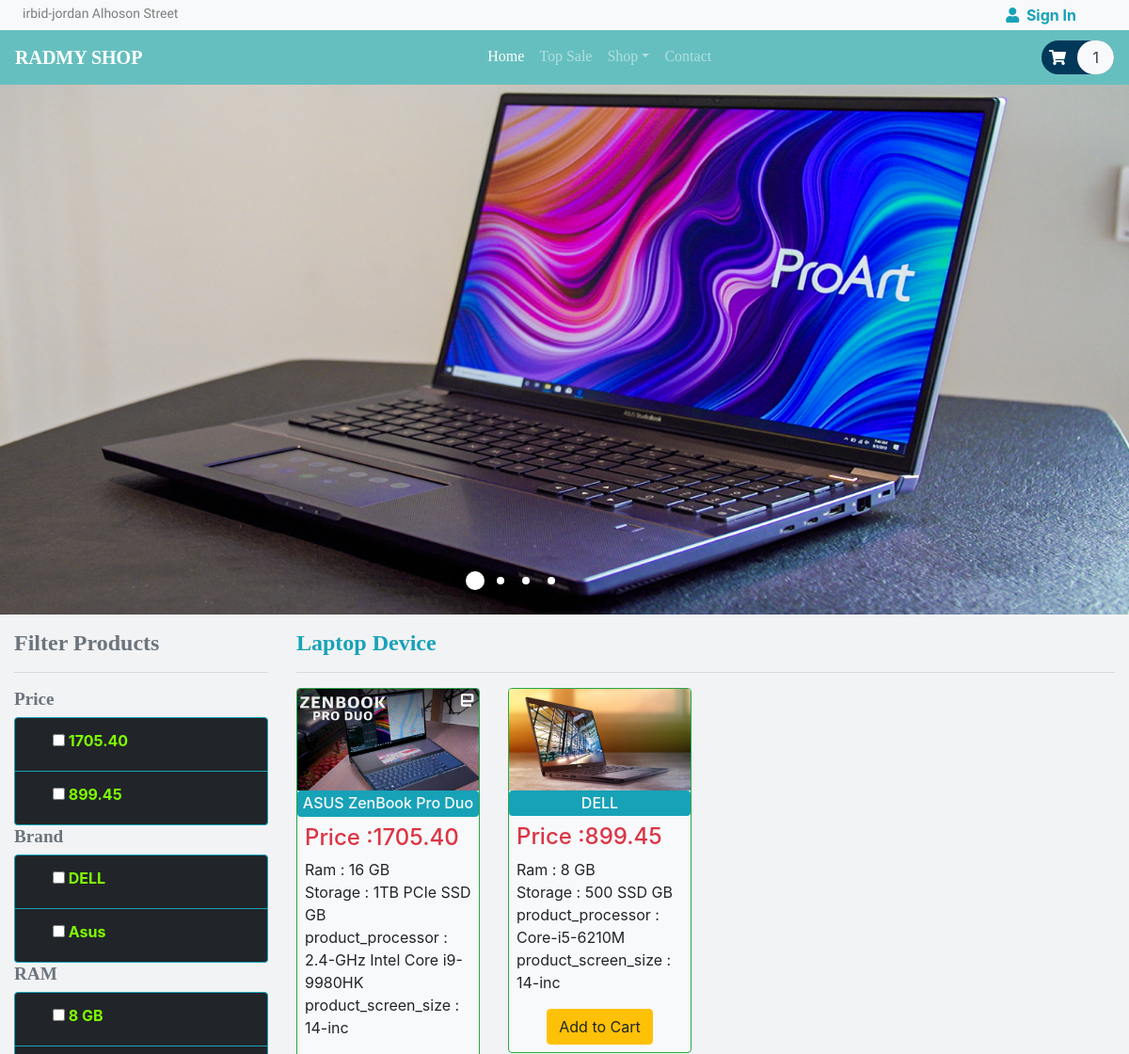
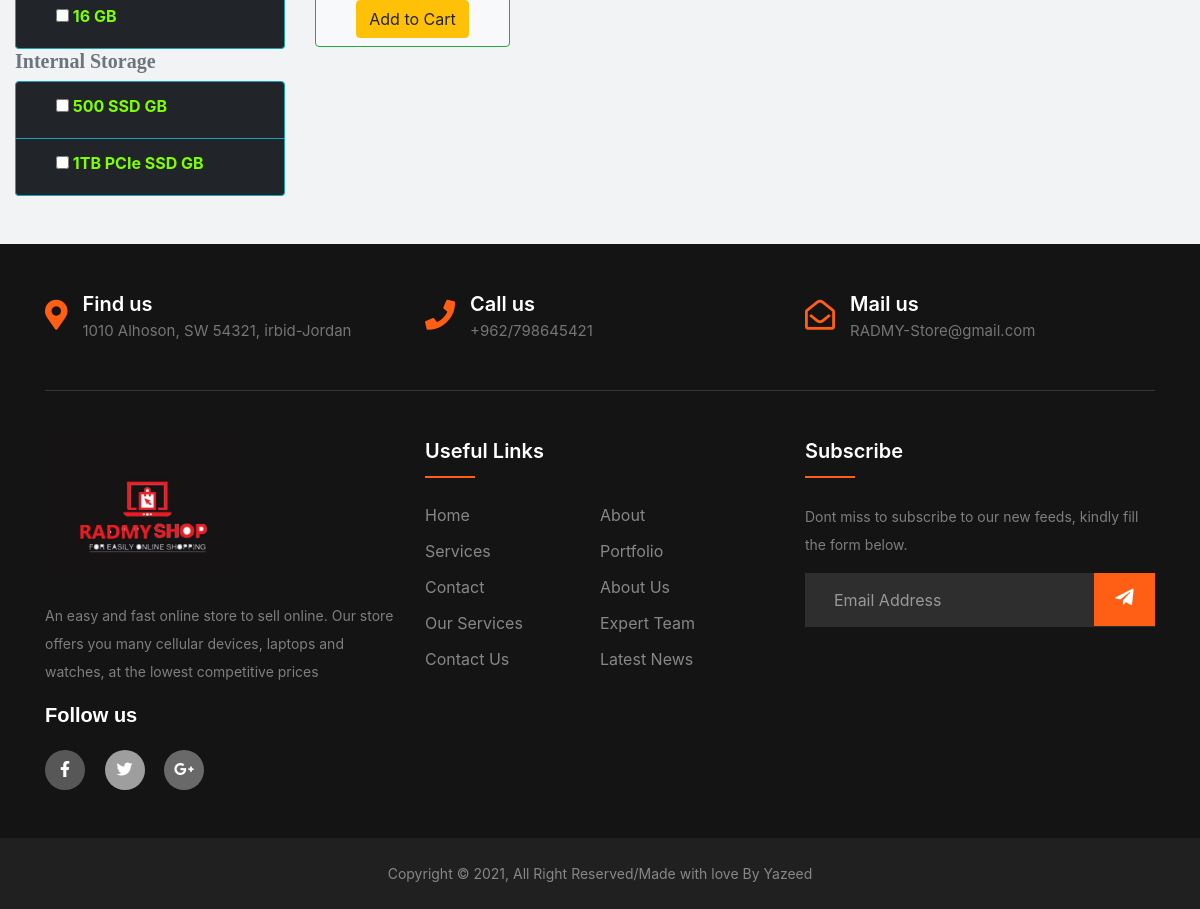
The page /LaptopPage.php on the database its author committed (2 pictures, top to bottom).
### tables this page shows
CREATE TABLE `all_products` (
  `product_id` int(11) NOT NULL,
  `product_name` varchar(150) NOT NULL,
  `product_type` enum('M','L','W') NOT NULL,
  `product_position` char(5) NOT NULL,
  `category` varchar(20) NOT NULL,
  `for_Model` varchar(100) NOT NULL,
  `product_brand` varchar(100) NOT NULL,
  `product_old_price` double(10,2) NOT NULL,
  `product_new_price` double(10,2) NOT NULL,
  `product_ram` char(5) NOT NULL,
  `product_storage` varchar(100) NOT NULL,
  `product_camera` varchar(100) NOT NULL,
  `product_screen_size` varchar(150) NOT NULL,
  `product_processor` varchar(150) NOT NULL,
  `product_image` varchar(255) NOT NULL,
  `product_register` datetime DEFAULT current_timestamp()
);

### DataBase/All_Proudects.php (called while the page is built, shortened)
<?php
class All_Proudects
{
    public $db = null;
    public function __construct(dbController $db)
    {
        $this->db = $db;
    }
    public function getData($table = 'all_products'){
        $result = $this->db->con->query("SELECT * FROM {$table}");
        $resultArray = array();
        while ($item = mysqli_fetch_array($result, MYSQLI_ASSOC)){
            $resultArray[] = $item;
        }
        return $resultArray;
    }
}

### DataBase/dbController.php (called while the page is built, shortened)
<?php
class dbController{
    protected $host = 'localhost';
    protected $user = 'root';
    protected $password = '';
    protected $database = "online_shope";
    public function __construct()
    {
        $this->con = mysqli_connect($this->host, $this->user, $this->password, $this->database);
    }
}

### functions.php (called while the page is built, shortened)
<?php
  require ('DataBase/dbController.php');
  require ('DataBase/All_Proudects.php');
  require ('DataBase/Cart.php');
  $db = new dbController();
  $Proudects = new All_Proudects($db);
  $Cart = new Cart($db);
?>

### DataBase/Cart.php (called while the page is built, shortened)
<?php
class Cart
{
    public function getCartId($cartArray = null, $key = "product_id"){
        if ($cartArray != null){
            $cart_id = array_map(function ($value) use($key){
                return $value[$key];
            }, $cartArray);
                return $cart_id;
        }
    }
}

### LaptopPage.php (the view, shortened to what this page needs)
<!DOCTYPE html>
<html lang="en">
<head>
    <link rel="stylesheet" href="https://stackpath.bootstrapcdn.com/bootstrap/4.5.2/css/bootstrap.min.css">
    <link rel="stylesheet" href="https://cdnjs.cloudflare.com/ajax/libs/OwlCarousel2/2.3.4/assets/owl.carousel.min.css" />
    <link rel="stylesheet" href="https://cdnjs.cloudflare.com/ajax/libs/OwlCarousel2/2.3.4/assets/owl.theme.default.min.css" />
    <link rel="stylesheet" type="text/css" href="//cdn.jsdelivr.net/npm/slick-carousel@1.8.1/slick/slick.css"/>
    <link rel="stylesheet" href="https://cdnjs.cloudflare.com/ajax/libs/font-awesome/5.14.0/css/all.min.css" />
    <link rel="stylesheet" href="Style/StyleCss.css">
<?php
require_once ('functions.php');
  $conn = new mysqli("localhost", "root", "","online_shope");
?>
</head>
<body data-spy="scroll" data-target=".navbar" data-offset="50">
<div id="demo-content">
<header id="header">
 <div class="strip d-flex justify-content-between px-4 py-1 bg-light">
 <p class="text-black-50" style="font-size:14px;margin:0px; font-family: 'Kiwi Maru', serif;"  >irbid-jordan Alhoson Street </p>
     <?php
     $result = '';
     if(isset($_SESSION["login_user"])){
         $result .= '
                <div class="sub-menu-parent mr-5">
                   <span class="px-3 font-weight-bold text-info" style="cursor: pointer;"><i class="fa fa-user lazyloaded"></i>&nbsp; Welcome/'.getUserName().'</span>
                   <div class="sub-menu bg-light" style="width: 135%;">
                       <div> <a href="UserLogIn/LogOut.php" class="px-3  font-weight-bold text-info"><i class="fas fa-sign-out-alt"></i> &nbsp;LogOut</a></div>
                       <div> <a href="WishlistPage.php" class="px-3  font-weight-bold text-info"><i class="fas fa-heart"></i> &nbsp;Favorite('.count($Proudects->getData('wishlist')).')</a></div>
                   </div>
               </div>
         ';
     }else{
         $result .= '
               <div class="sub-menu-parent mr-3">
                   <span class="px-3 font-weight-bold text-info" style="cursor: pointer;"><i class="fa fa-user lazyloaded"></i>&nbsp; Sign In</span>
                   <div class="sub-menu bg-light" style="width: 135%;">
                       <div> <a href="UserLogIn/index.php" class="font-weight-bold text-info"><i class="fas fa-sign-in-alt"></i>&nbsp;LogIn/Register</a></div>
                       <div> <a href="WishlistPage.php" class="px-3 font-weight-bold text-info"><i class="fas fa-heart"></i> &nbsp;Favorite('.count($Proudects->getData('wishlist')).')</a></div>
                   </div>
               </div>
         ';
     }
     echo $result;
     ?>
</div>
<section id="nav-bar">
<nav id="navbar_top" class="navbar navbar-inverse navbar-expand-lg navbar-dark" style="background-color:#66BFBF;" >
  <a class="navbar-brand font-weight-bold" style="font-family:Rubik;" href="index.php" >RADMY SHOP</a>
  <div class="collapse navbar-collapse" id="navbarNav">
    <ul class="navbar-nav m-auto" style="font-family:Rubik;" >
      <li class="nav-item active">
        <a class="nav-link cool-Link" href="index.php">Home</a>
      </li>
      <li class="nav-item">
        <a class="nav-link cool-Link" href="#top-sale">Top Sale</a>
      </li>
        <li class="nav-item sub-menu-parent">
            <a class="nav-link dropdown-toggle" href="" id="navbar_drop">Shop</a>
        </li>
      <li class="nav-item">
        <a class="nav-link cool-Link" href="#footer">Contact</a>
      </li>
    </ul>
      <form action="#" class="font-size-14 font-rale">
        <a href="CartPage.php" class="py-2 rounded-pill" style="background-color:#003859;" >
        <span class="font-size-16 px-2 text-white"><i class="fas fa-shopping-cart"></i></span>
        <span class="px-3 py-2 rounded-pill text-dark bg-light"><?php echo count($Proudects->getData('cart')); ?></span>
        </a>
       </form>
  </div>
</nav>
</section>
</header>
<main>
   <?php include ("Template/Photo_Slider_template.php");?>
<div class="container-fluid mb-5 mt-3">
     <div class="row">
         <div class="col-lg-3">
			 <h4 class="text-secondary font-weight-bold" style="text-size:1.6rem; font-family: 'Lobster', cursive;">Filter Products</h4>
			 <hr>
		     <h5 class="text-secondary font-weight-bold" style="font-size: 1.2rem; font-family: 'Bebas Neue', cursive;">Price</h5>
             <ul class="list-group">
                 <?php
                 $statement = "SELECT DISTINCT(product_new_price) FROM all_products WHERE product_type = 'L' ORDER BY product_new_price DESC";
                 $result = $conn->query($statement);
                 while ($row=$result->fetch_assoc()){
                     ?>
                     <li class="list-group-item">
                         <div class="form-check">
                             <label >
                                 <input type="checkbox" class="Price product_check_L" value="<?php echo $row['product_new_price']; ?>" > <?php echo $row['product_new_price']; ?>
                             </label>
                         </div>
                     </li>
                 <?php }?>
             </ul>
            <h5 class="text-secondary font-weight-bold" style="font-size: 1.2rem; font-family: 'Bebas Neue', cursive;">Brand</h5>
               <ul class="list-group">
				 <?php
				    $statement = "SELECT DISTINCT(product_brand) FROM all_products WHERE product_type = 'L' ORDER BY product_brand DESC";
				    $result = $conn->query($statement);
				    while ($row=$result->fetch_assoc()){
                  ?>
                   <li class="list-group-item">
                     <div class="form-check">
                        <label >
                        <input type="checkbox" class="brand product_check_L" value="<?php echo $row['product_brand']; ?>" > <?php echo $row['product_brand']; ?>
                        </label>
                     </div>
                    </li>
                  <?php }?>
               </ul>
            <h5 class="text-secondary font-weight-bold" style="font-size: 1.2rem; font-family: 'Bebas Neue', cursive;">RAM</h5>
               <ul class="list-group">
				 <?php
				    $statement = "SELECT DISTINCT(product_ram) FROM all_products WHERE product_type = 'L' ORDER BY product_ram DESC";
				    $result = $conn->query($statement);
				    while ($row=$result->fetch_assoc()){
                  ?>
                   <li class="list-group-item">
                     <div class="form-check">
                        <label >
                        <input type="checkbox" class="ram product_check_L" value="<?php echo $row['product_ram']; ?>" > <?php echo $row['product_ram']; ?> GB
                        </label>
                     </div>
                    </li>
                  <?php }?>
               </ul>
            <h5 class="text-secondary font-weight-bold" style="font-family: 'Bebas Neue', cursive;">Internal Storage</h5>
               <ul class="list-group">
				 <?php
				    $statement = "SELECT DISTINCT(product_storage) FROM all_products WHERE product_type = 'L' ORDER BY product_storage DESC";
				    $result = $conn->query($statement);
				    while ($row=$result->fetch_assoc()){
                  ?>
                   <li class="list-group-item">
                     <div class="form-check">
                        <label >
                        <input type="checkbox" class="storage product_check_L" value="<?php echo $row['product_storage']; ?>"> <?php echo $row['product_storage']; ?> GB
                        </label>
                     </div>
                    </li>
                  <?php }?>
               </ul>
         </div>
          <div class="col-lg-9">
            <h4 class="text-info font-weight-bold" style="font-family: 'Dela Gothic One', cursive;">Laptop Device</h4>
            <hr>
			 <div class="row" id="result_L">
			   <?php
			     $statement = "SELECT * FROM all_products WHERE product_type = 'L'";
			     $result = $conn->query($statement);
			     while ($row=$result->fetch_assoc()){
			   ?>
			   <div class="col-md-3 mb-2">
			     <div class="item border border-success bg-light rounded">
			      <div class="product">
			        <img alt="img" src="<?php echo $row['product_image'] ?? "img/products/1.png";?>" class="card-img-top">
			        <div class="text-center">
			         <h6 class="text-light text-center p-1 rounded bg-info"><?php echo $row['product_name'];?></h6>
			        </div>
			        <div class="mt-2 ml-2">
			         <h4 class="text-danger">Price :<?php echo $row['product_new_price'];?></h4>
			         <p>
			           Ram : <?php echo $row['product_ram'];?> GB <br>
			           Storage : <?php echo $row['product_storage'];?> GB <br>
			           product_processor : <?php echo $row['product_processor'];?> <br>
			           product_screen_size : <?php echo $row['product_screen_size'];?> <br>
			         </p>
			        </div>
			        <div class="text-center mb-2">
                        <form method="post">
                            <?php
                            if (in_array($row['product_id'], $Cart->getCartId($Proudects->getData('cart')) ?? [])){
                                echo '<button type="submit" disabled class="btn btn-success font-size-12">In the Cart</button>';
                            }else{
                                echo '<button type="submit" name="LaptopDevice_submit" class="btn btn-warning font-size-12 add_to_cart">Add to Cart</button>';
                            }
                            ?>
                        </form>
			        </div>
			      </div>
			     </div>
			   </div>
			   <?php }?>
			 </div>
          </div>
        </div>
    </div>
<?php
  include 'footer.php';
?>

### rows shown on the page
all_products: product_image (picture), product_name "ASUS ZenBook Pro Duo", product_new_price "1705.40", product_ram "16", product_storage "1TB PCIe SSD", product_processor "2.4-GHz Intel Core i9-9980HK", product_screen_size "14-inc", shows "Add to Cart"
all_products: product_image (picture), product_name "DELL", product_new_price "899.45", product_ram "8", product_storage "500 SSD", product_processor "Core-i5-6210M", product_screen_size "14-inc", shows "Add to Cart"

### other values the page prints
count($Proudects->getData('cart')) "1"
$row['product_new_price'] "1705.40"
$row['product_new_price'] "899.45"
$row['product_brand'] "DELL"
$row['product_brand'] "Asus"
$row['product_ram'] "8"
$row['product_ram'] "16"
$row['product_storage'] "500 SSD"
$row['product_storage'] "1TB PCIe SSD"
